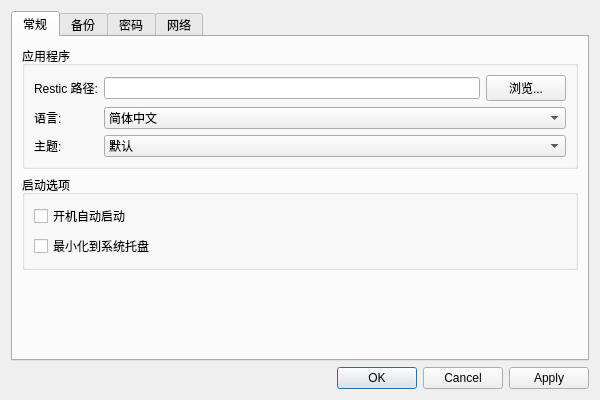
<?xml version="1.0" encoding="UTF-8"?>
<ui version="4.0">
 <class>SettingsDialog</class>
 <widget class="QDialog" name="SettingsDialog">
  <property name="geometry">
   <rect>
    <x>0</x>
    <y>0</y>
    <width>600</width>
    <height>400</height>
   </rect>
  </property>
  <property name="windowTitle">
   <string>设置</string>
  </property>
  <layout class="QVBoxLayout" name="verticalLayout">
   <item>
    <widget class="QTabWidget" name="tabWidget">
     <property name="currentIndex">
      <number>0</number>
     </property>
     <widget class="QWidget" name="generalTab">
      <attribute name="title">
       <string>常规</string>
      </attribute>
      <layout class="QVBoxLayout" name="verticalLayout_2">
       <item>
        <widget class="QGroupBox" name="appGroup">
         <property name="title">
          <string>应用程序</string>
         </property>
         <layout class="QFormLayout" name="formLayout">
          <item row="0" column="0">
           <widget class="QLabel" name="label">
            <property name="text">
             <string>Restic 路径:</string>
            </property>
           </widget>
          </item>
          <item row="0" column="1">
           <layout class="QHBoxLayout" name="horizontalLayout">
            <item>
             <widget class="QLineEdit" name="resticPathEdit"/>
            </item>
            <item>
             <widget class="QPushButton" name="browseButton">
              <property name="text">
               <string>浏览...</string>
              </property>
             </widget>
            </item>
           </layout>
          </item>
          <item row="1" column="0">
           <widget class="QLabel" name="label_2">
            <property name="text">
             <string>语言:</string>
            </property>
           </widget>
          </item>
          <item row="1" column="1">
           <widget class="QComboBox" name="languageCombo">
            <item>
             <property name="text">
              <string>简体中文</string>
             </property>
            </item>
            <item>
             <property name="text">
              <string>English</string>
             </property>
            </item>
           </widget>
          </item>
          <item row="2" column="0">
           <widget class="QLabel" name="label_3">
            <property name="text">
             <string>主题:</string>
            </property>
           </widget>
          </item>
          <item row="2" column="1">
           <widget class="QComboBox" name="themeCombo">
            <item>
             <property name="text">
              <string>默认</string>
             </property>
            </item>
            <item>
             <property name="text">
              <string>深色</string>
             </property>
            </item>
            <item>
             <property name="text">
              <string>浅色</string>
             </property>
            </item>
           </widget>
          </item>
         </layout>
        </widget>
       </item>
       <item>
        <widget class="QGroupBox" name="startupGroup">
         <property name="title">
          <string>启动选项</string>
         </property>
         <layout class="QVBoxLayout" name="verticalLayout_3">
          <item>
           <widget class="QCheckBox" name="autoStartCheck">
            <property name="text">
             <string>开机自动启动</string>
            </property>
           </widget>
          </item>
          <item>
           <widget class="QCheckBox" name="minimizeToTrayCheck">
            <property name="text">
             <string>最小化到系统托盘</string>
            </property>
           </widget>
          </item>
         </layout>
        </widget>
       </item>
       <item>
        <spacer name="verticalSpacer">
         <property name="orientation">
          <enum>Qt::Vertical</enum>
         </property>
         <property name="sizeHint" stdset="0">
          <size>
           <width>20</width>
           <height>40</height>
          </size>
         </property>
        </spacer>
       </item>
      </layout>
     </widget>
     <widget class="QWidget" name="backupTab">
      <attribute name="title">
       <string>备份</string>
      </attribute>
      <layout class="QFormLayout" name="formLayout_2">
       <item row="0" column="0">
        <widget class="QLabel" name="label_4">
         <property name="text">
          <string>最大并行备份数:</string>
         </property>
        </widget>
       </item>
       <item row="0" column="1">
        <widget class="QSpinBox" name="maxParallelSpin">
         <property name="minimum">
          <number>1</number>
         </property>
         <property name="maximum">
          <number>10</number>
         </property>
        </widget>
       </item>
       <item row="1" column="0">
        <widget class="QLabel" name="label_5">
         <property name="text">
          <string>日志保留时间:</string>
         </property>
        </widget>
       </item>
       <item row="1" column="1">
        <widget class="QSpinBox" name="logRetentionSpin">
         <property name="minimum">
          <number>1</number>
         </property>
         <property name="maximum">
          <number>365</number>
         </property>
         <property name="suffix">
          <string> 天</string>
         </property>
        </widget>
       </item>
       <item row="2" column="1">
        <widget class="QCheckBox" name="showNotificationsCheck">
         <property name="text">
          <string>显示备份通知</string>
         </property>
        </widget>
       </item>
      </layout>
     </widget>
     <widget class="QWidget" name="passwordTab">
      <attribute name="title">
       <string>密码</string>
      </attribute>
      <layout class="QFormLayout" name="formLayout_3">
       <item row="0" column="0">
        <widget class="QLabel" name="label_6">
         <property name="text">
          <string>密码存储模式:</string>
         </property>
        </widget>
       </item>
       <item row="0" column="1">
        <widget class="QComboBox" name="passwordModeCombo">
         <item>
          <property name="text">
           <string>不存储密码</string>
          </property>
         </item>
         <item>
          <property name="text">
           <string>会话缓存</string>
          </property>
         </item>
         <item>
          <property name="text">
           <string>加密存储</string>
          </property>
         </item>
        </widget>
       </item>
       <item row="1" column="0">
        <widget class="QLabel" name="label_7">
         <property name="text">
          <string>缓存超时时间:</string>
         </property>
        </widget>
       </item>
       <item row="1" column="1">
        <widget class="QSpinBox" name="cacheTimeoutSpin">
         <property name="minimum">
          <number>1</number>
         </property>
         <property name="maximum">
          <number>1440</number>
         </property>
         <property name="suffix">
          <string> 分钟</string>
         </property>
        </widget>
       </item>
      </layout>
     </widget>
     <widget class="QWidget" name="networkTab">
      <attribute name="title">
       <string>网络</string>
      </attribute>
      <layout class="QFormLayout" name="formLayout_4">
       <item row="0" column="1">
        <widget class="QCheckBox" name="useProxyCheck">
         <property name="text">
          <string>使用代理服务器</string>
         </property>
        </widget>
       </item>
       <item row="1" column="0">
        <widget class="QLabel" name="label_8">
         <property name="text">
          <string>代理主机:</string>
         </property>
        </widget>
       </item>
       <item row="1" column="1">
        <widget class="QLineEdit" name="proxyHostEdit"/>
       </item>
       <item row="2" column="0">
        <widget class="QLabel" name="label_9">
         <property name="text">
          <string>代理端口:</string>
         </property>
        </widget>
       </item>
       <item row="2" column="1">
        <widget class="QSpinBox" name="proxyPortSpin">
         <property name="minimum">
          <number>1</number>
         </property>
         <property name="maximum">
          <number>65535</number>
         </property>
        </widget>
       </item>
      </layout>
     </widget>
    </widget>
   </item>
   <item>
    <widget class="QDialogButtonBox" name="buttonBox">
     <property name="orientation">
      <enum>Qt::Horizontal</enum>
     </property>
     <property name="standardButtons">
      <set>QDialogButtonBox::Apply|QDialogButtonBox::Cancel|QDialogButtonBox::Ok</set>
     </property>
    </widget>
   </item>
  </layout>
 </widget>
 <resources/>
 <connections>
  <connection>
   <sender>buttonBox</sender>
   <signal>accepted()</signal>
   <receiver>SettingsDialog</receiver>
   <slot>accept()</slot>
   <hints>
    <hint type="sourcelabel">
     <x>299</x>
     <y>369</y>
    </hint>
    <hint type="destinationlabel">
     <x>299</x>
     <y>199</y>
    </hint>
   </hints>
  </connection>
  <connection>
   <sender>buttonBox</sender>
   <signal>rejected()</signal>
   <receiver>SettingsDialog</receiver>
   <slot>reject()</slot>
   <hints>
    <hint type="sourcelabel">
     <x>299</x>
     <y>369</y>
    </hint>
    <hint type="destinationlabel">
     <x>299</x>
     <y>199</y>
    </hint>
   </hints>
  </connection>
 </connections>
</ui>
